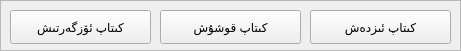
     <widget class="QFrame" name="frame_8">
      <property name="geometry">
       <rect>
        <x>330</x>
        <y>-10</y>
        <width>461</width>
        <height>51</height>
       </rect>
      </property>
      <property name="frameShape">
       <enum>QFrame::StyledPanel</enum>
      </property>
      <property name="frameShadow">
       <enum>QFrame::Raised</enum>
      </property>
      <widget class="QPushButton" name="pushButton_75">
       <property name="geometry">
        <rect>
         <x>10</x>
         <y>10</y>
         <width>141</width>
         <height>34</height>
        </rect>
       </property>
       <property name="font">
        <font>
         <kerning>false</kerning>
        </font>
       </property>
       <property name="layoutDirection">
        <enum>Qt::RightToLeft</enum>
       </property>
       <property name="text">
        <string>كىتاپ ئۆزگەرتىش</string>
       </property>
      </widget>
      <widget class="QPushButton" name="pushButton_73">
       <property name="geometry">
        <rect>
         <x>160</x>
         <y>10</y>
         <width>141</width>
         <height>34</height>
        </rect>
       </property>
       <property name="font">
        <font>
         <kerning>false</kerning>
        </font>
       </property>
       <property name="layoutDirection">
        <enum>Qt::RightToLeft</enum>
       </property>
       <property name="text">
        <string>كىتاپ قوشۇش</string>
       </property>
      </widget>
      <widget class="QPushButton" name="pushButton_74">
       <property name="geometry">
        <rect>
         <x>310</x>
         <y>10</y>
         <width>141</width>
         <height>34</height>
        </rect>
       </property>
       <property name="font">
        <font>
         <kerning>false</kerning>
        </font>
       </property>
       <property name="layoutDirection">
        <enum>Qt::RightToLeft</enum>
       </property>
       <property name="text">
        <string>كىتاپ ئىزدەش</string>
       </property>
      </widget>
     </widget>
